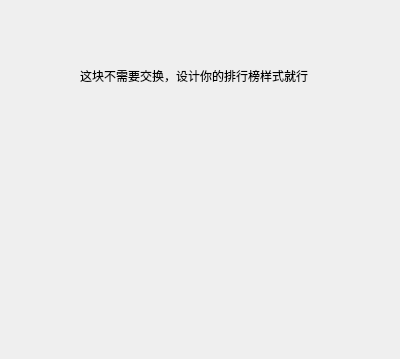
<?xml version="1.0" encoding="UTF-8"?>
<ui version="4.0">
 <class>RankDlg</class>
 <widget class="QDialog" name="RankDlg">
  <property name="geometry">
   <rect>
    <x>0</x>
    <y>0</y>
    <width>400</width>
    <height>359</height>
   </rect>
  </property>
  <property name="windowTitle">
   <string>Dialog</string>
  </property>
  <widget class="QLabel" name="label">
   <property name="geometry">
    <rect>
     <x>80</x>
     <y>60</y>
     <width>301</width>
     <height>31</height>
    </rect>
   </property>
   <property name="text">
    <string>这块不需要交换，设计你的排行榜样式就行</string>
   </property>
  </widget>
 </widget>
 <resources/>
 <connections/>
</ui>
